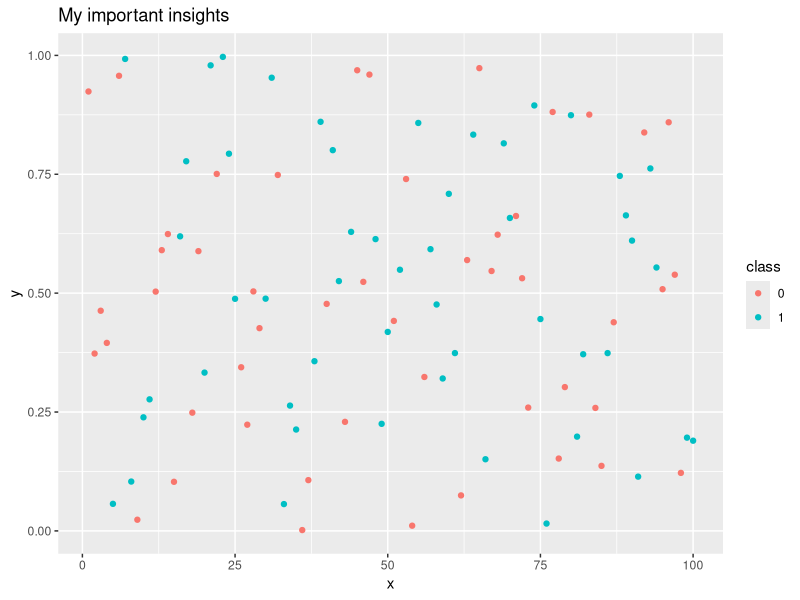
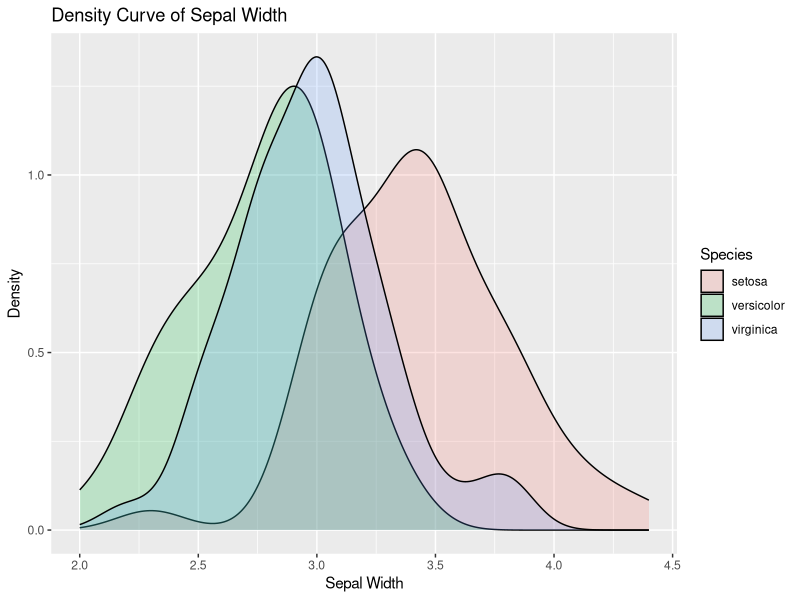

Reproduce these figures in R, in order.
## ---- chunk 1
knitr::opts_chunk$set(echo = FALSE)
library(tidyverse)
## ---- chunk 2
library(tidyverse)
df <- data.frame(
  x = c(1:100),
  y = runif(100),
  class = sample(c('0', '1'), 
                 size = 100, 
                 replace = T)
)
df %>% ggplot() +
  aes(x = x, y = y, colour = class) +
  geom_point() +
  labs(title = 'My important insights')
## ---- chunk 3
iris %>%  
  ggplot() +
  aes(x=Sepal.Width, fill=Species) + 
  geom_density(stat="density", alpha=I(0.2)) +
  xlab("Sepal Width") +
  ylab("Density") +
  ggtitle("Density Curve of Sepal Width")
